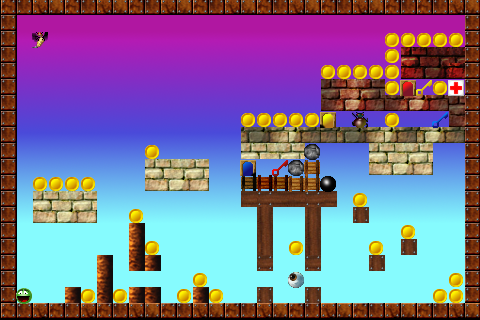

The image is a tile-based game level rendered from a .tmx file. Its description and source (layers, tilesets, objects; grid data summarised) follow:
An orthogonal 30x20 tile map with 16x16 px tiles, 3 tile layers (background, maze, sprites), 2 tilesets.

<map version="1.0" orientation="orthogonal" width="30" height="20" tilewidth="16" tileheight="16">
 <tileset firstgid="1" name="tileset01-18x18#256x256" tilewidth="18" tileheight="18">
  <image source="tileset01-18x18#256x256.png" width="256" height="256" />
 </tileset>
 <tileset firstgid="197" name="sprites-tileset" tilewidth="16" tileheight="16">
  <image source="sprites-tileset.png" width="192" height="64" />
 </tileset>
 <layer name="background" width="30" height="20">
  <data>[600 cells, 504 non-empty, 14 distinct tile ids]</data>
 </layer>
 <layer name="maze" width="30" height="20">
  <data>[600 cells, 193 non-empty, 49 distinct tile ids]</data>
 </layer>
 <layer name="sprites" width="30" height="20">
  <data>[600 cells, 55 non-empty, 15 distinct tile ids]</data>
 </layer>
</map>
